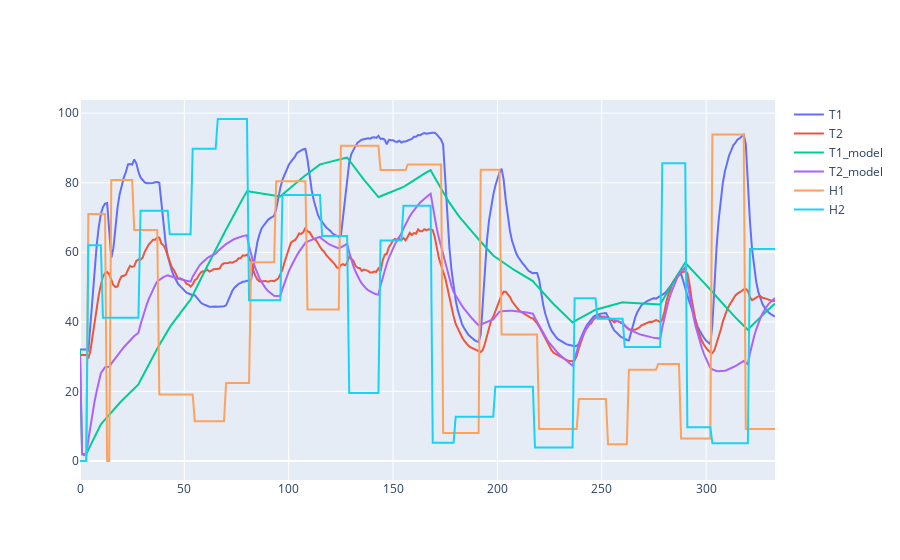

The notebook cell saved with this chart:
### Code cell
fig = make_subplots(rows=1, cols=1, shared_xaxes=True)
fig.add_trace(go.Scatter(y=data["T1"],name="T1"), row=1, col=1)
fig.add_trace(go.Scatter(y=data["T2"],name="T2"), row=1, col=1)
fig.add_trace(go.Scatter(y=T1.value,name="T1_model"), row=1, col=1)
fig.add_trace(go.Scatter(y=T2.value,name="T2_model"), row=1, col=1)
fig.add_trace(go.Scatter(y=data["H1"],name="H1"), row=1, col=1)
fig.add_trace(go.Scatter(y=data["H2"],name="H2"), row=1, col=1)

### Figure 1 — Plotly figure (JSON) as saved in the notebook; plotly's stock layout.template omitted (floating-point values rounded to 4 significant figures; data arrays with more than 128 entries replaced by an {"elided": "..."} marker saying what was removed)
{"data": [{"name": "T1", "type": "scatter", "xaxis": "x", "y": {"elided": "334 float values"}, "yaxis": "y"}, {"name": "T2", "type": "scatter", "xaxis": "x", "y": {"elided": "334 float values"}, "yaxis": "y"}, {"name": "T1_model", "type": "scatter", "xaxis": "x", "y": {"elided": "334 float values"}, "yaxis": "y"}, {"name": "T2_model", "type": "scatter", "xaxis": "x", "y": {"elided": "334 float values"}, "yaxis": "y"}, {"name": "H1", "type": "scatter", "xaxis": "x", "y": {"elided": "334 float values"}, "yaxis": "y"}, {"name": "H2", "type": "scatter", "xaxis": "x", "y": {"elided": "334 float values"}, "yaxis": "y"}], "layout": {"xaxis": {"anchor": "y", "domain": [0, 1]}, "yaxis": {"anchor": "x", "domain": [0, 1]}}}
